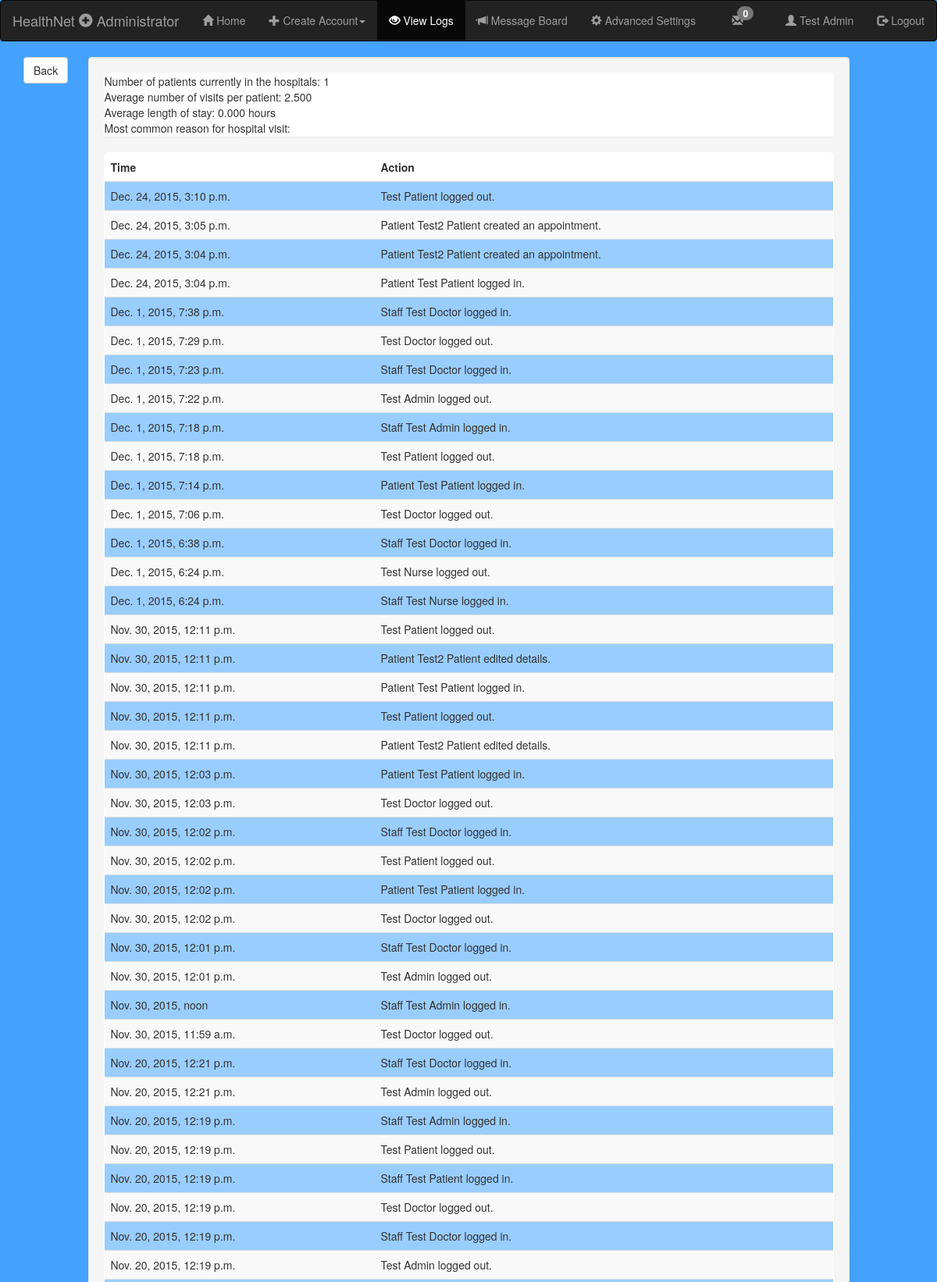
Screenshot of /patients/viewlogs/ (signed in, upper part) with the database file from the repository.
### patients/models.py (models this page shows, shortened)
class Log(models.Model):
    id = models.UUIDField(primary_key=True, default=uuid.uuid4, editable=False)
    action = models.CharField(max_length=1000)
    dateTime = models.DateTimeField(default=timezone.now, blank=False)

### patients/views.py (the view)
def ViewLogs(request):
    return patients.ViewsFolder.AdminViewLogs.index(request)

### patients/ViewsFolder/AdminViewLogs.py (called while the page is built)
def truncate(f, n):
    s = '{}'.format(f)
    if 'e' in s or 'E' in s:
        return '{0:.{1}f}'.format(f, n)
    i, p, d = s.partition('.')
    return '.'.join([i, (d+'0'*n)[:n]])

### patients/models.py (called while the page is built)
def get_number_of_unread(person):
    allMessages = PrivateMessage.objects.order_by("dateTime")
    numberUnread = 0
    for message in allMessages:
        if message.receiver == person and message.isUnread == True:
            numberUnread += 1
    return numberUnread

def getOrdinalOfNotYetDischarged():
    return 735000

### patients/templates/patients/adminViewLogs.html (shortened to what this page needs)
<!DOCTYPE html>
<html lang="en">
<head>
	{% load staticfiles %}
	<link rel="stylesheet" type="text/css" href="{% static 'patients/css/bootstrap.min.css' %}">
	<link rel="stylesheet" type="text/css" href="{% static 'patients/strapify.css' %}">
</head>
<body>
<nav class="navbar navbar-inverse">
  <div class="container-fluid">
    <div class="navbar-header">
      <a href="/" class="navbar-brand">HealthNet <span class="glyphicon glyphicon-plus-sign"></span> Administrator</a>
    </div>
    <div>
      <ul class="nav navbar-nav">
		<li><a href="/administration">
			<span class="glyphicon glyphicon-home"></span>
			Home
		</a></li>
		<li class="dropdown">
          <a class="dropdown-toggle" data-toggle="dropdown" href="#">
			<span class="glyphicon glyphicon-plus"></span>
			Create Account<span class="caret"></span>
		  </a>
        </li>
		<li class="active"><a href="/viewlogs">
			<span class="glyphicon glyphicon-eye-open"></span>
			View Logs
		</a></li>
		<li><a href="/messageboard">
			<span class="glyphicon glyphicon-bullhorn"></span>
			Message Board
		</a></li>
		<li><a href="/admin">
			<span class="glyphicon glyphicon-cog"></span>
			Advanced Settings
		</a></li>
      </ul>
    </div>
    <div>
		<ul class="nav navbar-nav navbar-right">
			<li><a href="/messaging">
			  <span class="glyphicon glyphicon-envelope"></span>
			  <span class="badge badge-notification{% if messagenum > 10 %} badge-error{% elif messagenum > 0 %} badge-success{% endif %}">{{ messagenum }}</span>
			</a></li>
			<li>
			  <a>
				<span class="glyphicon glyphicon-user"></span>
				{{ name }}
			  </a>
			</li>
			<li>
				<a href="/logout">
					<span class="glyphicon glyphicon-log-out"></span>
					Logout
				</a>
			</li>
		</ul>
    </div>
  </div>
</nav>
<div class="container-fluid">
  <div class="col-md-1">
<a href=/administration class="btn btn-default" data-spy="affix">Back</a>
  </div>
    <div class="well col-md-10">
		<div class="panel">
			Number of patients currently in the hospitals: {{ numInHospital }}<br>
			Average number of visits per patient:  {{ averageVisits }}<br>
			Average length of stay:  {{ averageLengthOfStay }} hours<br>
			{% if averageLengthOfStay != "No visits" %}
			Most common reason for hospital visit:  {{ mostPopularReason }}<br>
			{% endif %}
		</div>
	<div class="panel">
	<table class="table table-striped">
		<tr>
			<th>Time</th>
			<th>Action</th>
		</tr>
		{% for log in logs %}
		<tr>
			<td>
				{{log.dateTime}}
			</td>
			<td>
				{{log.action}}
			</td>
		</tr>
    {% endfor %}
	</table>
	</div>
	</div>
</div>
</body>
</html>

### patients/static/patients/strapify.css (style rules this page uses)
a { color: rgb(100,100,200); }
th { background-color: #FFF; }
.badge-notification { position: relative; top: -11px; left: -11px; }

### rows the page displays
Log: dateTime "Dec. 24, 2015, 3:10 p.m.", action "Test Patient logged out."
Log: dateTime "Dec. 24, 2015, 3:05 p.m.", action "Patient Test2 Patient created an appointment."
Log: dateTime "Dec. 24, 2015, 3:04 p.m.", action "Patient Test2 Patient created an appointment."
Log: dateTime "Dec. 24, 2015, 3:04 p.m.", action "Patient Test Patient logged in."
Log: dateTime "Dec. 1, 2015, 7:38 p.m.", action "Staff Test Doctor logged in."
Log: dateTime "Dec. 1, 2015, 7:29 p.m.", action "Test Doctor logged out."
Log: dateTime "Dec. 1, 2015, 7:23 p.m.", action "Staff Test Doctor logged in."
Log: dateTime "Dec. 1, 2015, 7:22 p.m.", action "Test Admin logged out."
Log: dateTime "Dec. 1, 2015, 7:18 p.m.", action "Staff Test Admin logged in."
Log: dateTime "Dec. 1, 2015, 7:18 p.m.", action "Test Patient logged out."
Log: dateTime "Dec. 1, 2015, 7:14 p.m.", action "Patient Test Patient logged in."
Log: dateTime "Dec. 1, 2015, 7:06 p.m.", action "Test Doctor logged out."
Log: dateTime "Dec. 1, 2015, 6:38 p.m.", action "Staff Test Doctor logged in."
Log: dateTime "Dec. 1, 2015, 6:24 p.m.", action "Test Nurse logged out."
Log: dateTime "Dec. 1, 2015, 6:24 p.m.", action "Staff Test Nurse logged in."
Log: dateTime "Nov. 30, 2015, 12:11 p.m.", action "Test Patient logged out."
Log: dateTime "Nov. 30, 2015, 12:11 p.m.", action "Patient Test2 Patient edited details."
Log: dateTime "Nov. 30, 2015, 12:11 p.m.", action "Patient Test Patient logged in."
Log: dateTime "Nov. 30, 2015, 12:11 p.m.", action "Test Patient logged out."
Log: dateTime "Nov. 30, 2015, 12:11 p.m.", action "Patient Test2 Patient edited details."
Log: dateTime "Nov. 30, 2015, 12:03 p.m.", action "Patient Test Patient logged in."
Log: dateTime "Nov. 30, 2015, 12:03 p.m.", action "Test Doctor logged out."
Log: dateTime "Nov. 30, 2015, 12:02 p.m.", action "Staff Test Doctor logged in."
Log: dateTime "Nov. 30, 2015, 12:02 p.m.", action "Test Patient logged out."
Log: dateTime "Nov. 30, 2015, 12:02 p.m.", action "Patient Test Patient logged in."
Log: dateTime "Nov. 30, 2015, 12:02 p.m.", action "Test Doctor logged out."
Log: dateTime "Nov. 30, 2015, 12:01 p.m.", action "Staff Test Doctor logged in."
Log: dateTime "Nov. 30, 2015, 12:01 p.m.", action "Test Admin logged out."
Log: dateTime "Nov. 30, 2015, noon", action "Staff Test Admin logged in."
Log: dateTime "Nov. 30, 2015, 11:59 a.m.", action "Test Doctor logged out."
Log: dateTime "Nov. 20, 2015, 12:21 p.m.", action "Staff Test Doctor logged in."
Log: dateTime "Nov. 20, 2015, 12:21 p.m.", action "Test Admin logged out."
Log: dateTime "Nov. 20, 2015, 12:19 p.m.", action "Staff Test Admin logged in."
Log: dateTime "Nov. 20, 2015, 12:19 p.m.", action "Test Patient logged out."
Log: dateTime "Nov. 20, 2015, 12:19 p.m.", action "Staff Test Patient logged in."
Log: dateTime "Nov. 20, 2015, 12:19 p.m.", action "Test Doctor logged out."
Log: dateTime "Nov. 20, 2015, 12:19 p.m.", action "Staff Test Doctor logged in."
Log: dateTime "Nov. 20, 2015, 12:19 p.m.", action "Test Admin logged out."

### other values shown
{{ messagenum }} "0"
{{ name }} "Test Admin"
{{ numInHospital }} "1"
{{ averageVisits }} "2.500"
{{ averageLengthOfStay }} "0.000"
